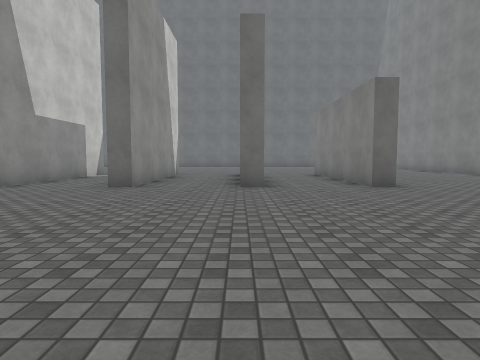
View 1 (above)

21 first-person views from a walk through a 3-D level made in the Unity game engine. The camera is 1.2 m above the floor, tilts 4° down and sees 75° across. The floor is counted in squares, 2 m on a side. Each view is taken from the middle of a square. On the plan, view 1 faces up. The plan holds only what a view shows up to about 9 squares ahead; the rest is blank. The place goes on beyond the plan. The player character is not drawn. Surface patterns are stand-ins for the level's own textures.

View 2
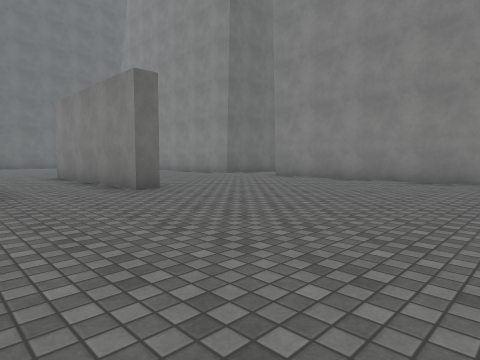

View 3
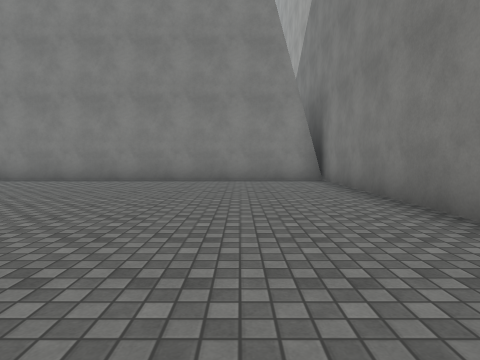

View 4
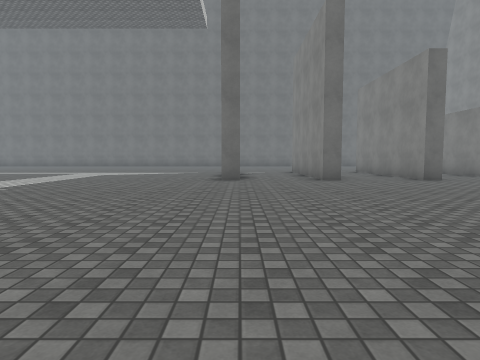

View 5
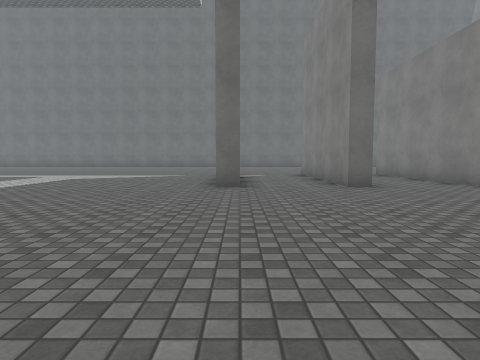

View 6
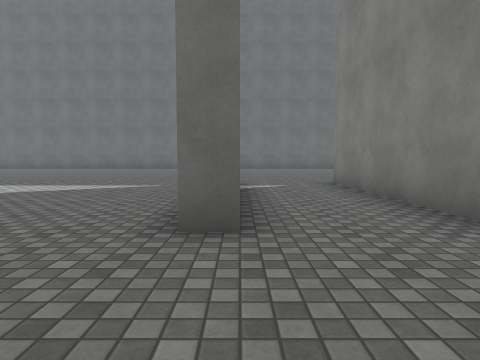

View 7
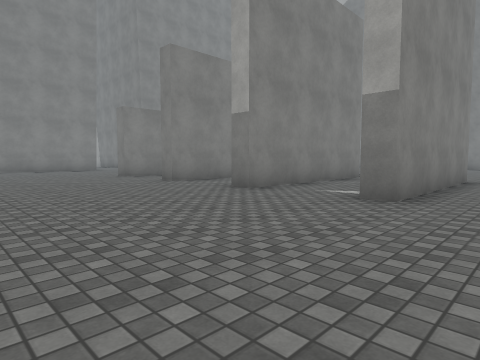

View 8
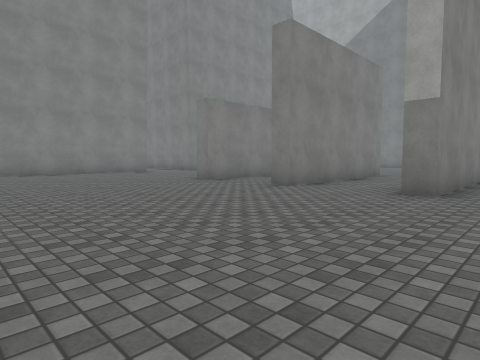

View 9
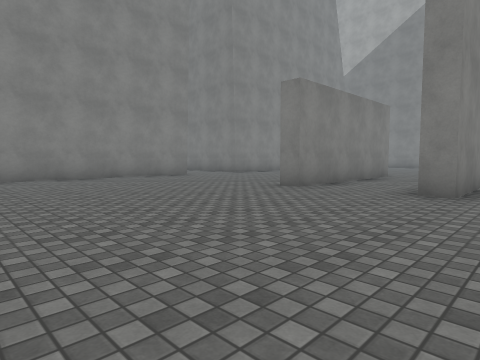

View 10
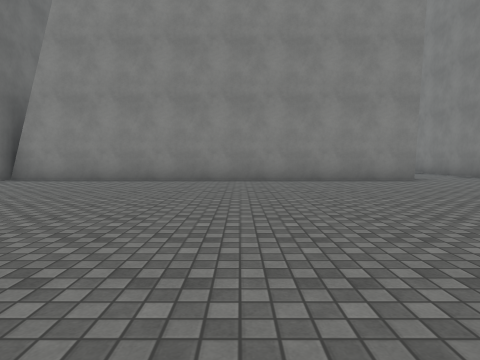

View 11
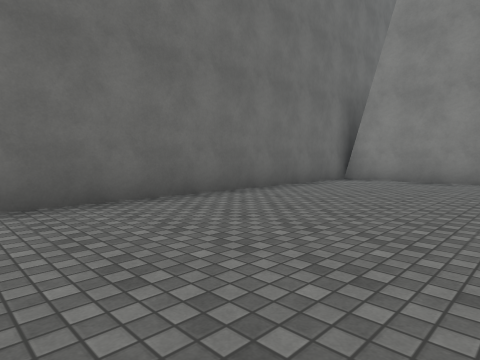

View 12
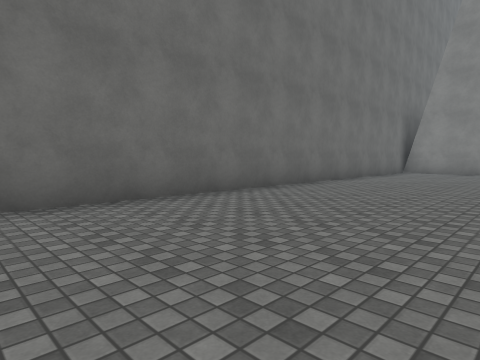

View 13
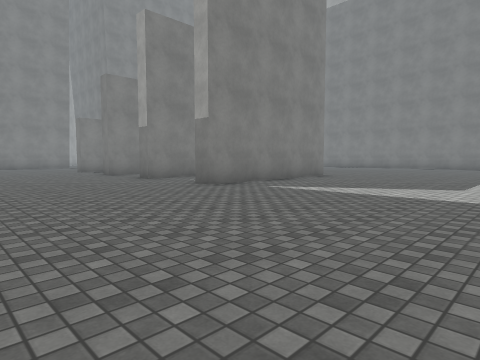

View 14
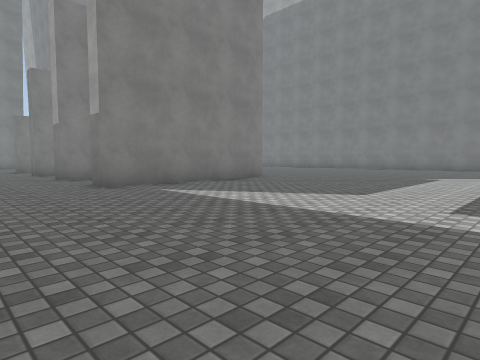

View 15
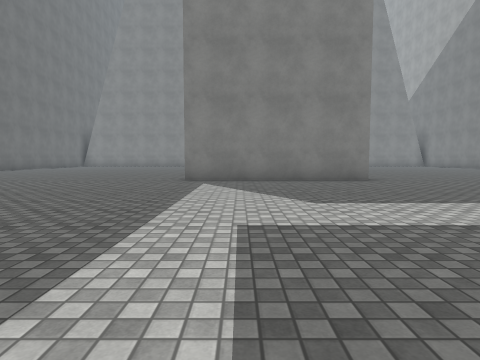

View 16
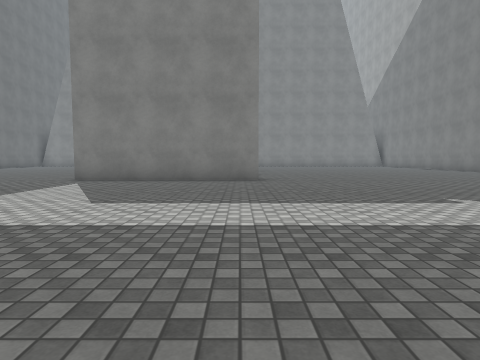

View 17
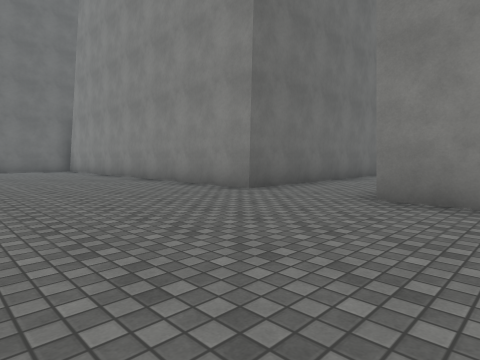

View 18
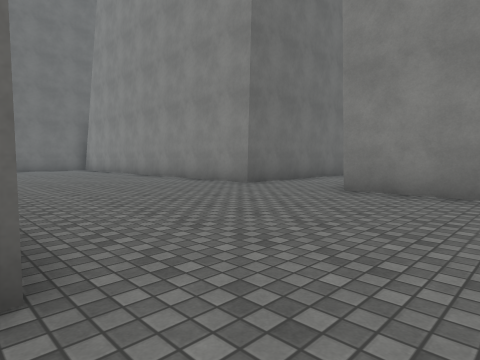

View 19
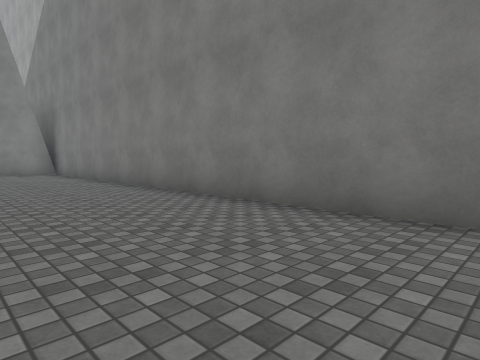

View 20
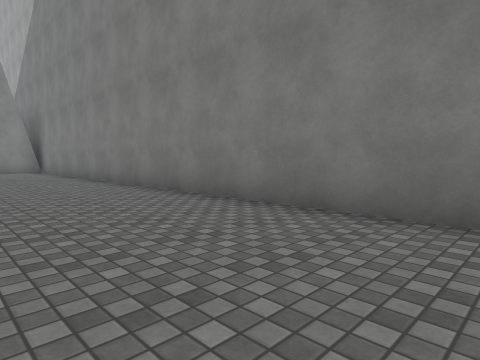

View 21
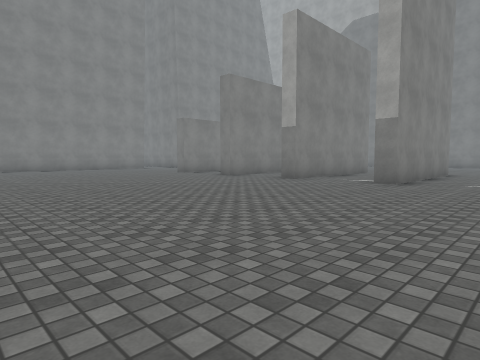

### Floor plan
Points are (right, up) in squares from view 1. A wall is a line through its corners. A room is listed if a view was taken in it or the views show most of it. See-through windows are left out.
Room 1 (views 1, 2, 3, 4, 5, 6, 7, 8, 9, 10, 11, 12, 13, 14, 15, 16, 17, 18, 19, 20, 21)
walls: (-5, 9.1) (-5, 6.5) (-5.5, 6.5) (-5.5, 11.5) (-5, 11.5); (-2.2, 9) (-2.2, 6.5) (-2.7, 6.5) (-2.7, 11.5) (-2.2, 11.5); (0.6, 6.5) (0, 6.5) (0, 11.5) (0.5, 11.5); (3.4, 6.5) (2.8, 6.5) (2.8, 11.5) (3.2, 11.5); (-5.6, -3.3) (9, -3.3); (10.5, 10.2) (8.5, 10.2) (8.5, 21.2); (8.5, -3.2) (8.5, 7.9); (8.9, 21.2) (-4.5, 21.2)

Where each view was taken, in squares from view 1:
view 1: 0 up, 0 right, facing up
view 2: 1 up, 0 right, facing up-right
view 3: 1 down, 0 right, facing right
view 4: 2 down, 5 left, facing up
view 5: 0 up, 5 left, facing up
view 6: 4 up, 5 left, facing up
view 7: 16 up, 7 left, facing down-right
view 8: 17 up, 4 left, facing down-right
view 9: 17 up, 1 left, facing down-right
view 10: 15 up, 0 right, facing right
view 11: 17 up, 0 right, facing up-right
view 12: 17 up, 5 left, facing up-right
view 13: 16 up, 11 left, facing down-right
view 14: 14 up, 12 left, facing down-right
view 15: 10 up, 14 left, facing right
view 16: 7 up, 14 left, facing right
view 17: 6 up, 4 right, facing up-right
view 18: 5 up, 3 right, facing up-right
view 19: 0 up, 4 left, facing down-right
view 20: 0 up, 6 left, facing down-right
view 21: 19 up, 8 left, facing down-right
